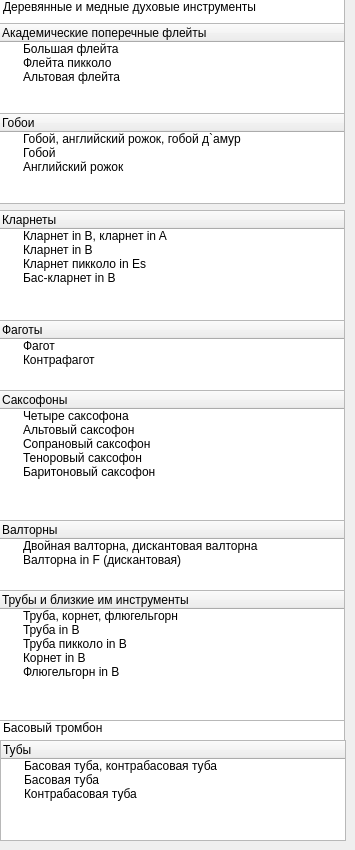
      <widget class="QWidget" name="tab_2">
       <attribute name="title">
        <string>Духовые</string>
       </attribute>
       <widget class="QListWidget" name="listWidget_7">
        <property name="geometry">
         <rect>
          <x>-1</x>
          <y>-1</y>
          <width>346</width>
          <height>25</height>
         </rect>
        </property>
        <item>
         <property name="text">
          <string>Деревянные и медные духовые инструменты</string>
         </property>
        </item>
       </widget>
       <widget class="QTreeWidget" name="treeWidget_4">
        <property name="geometry">
         <rect>
          <x>-1</x>
          <y>23</y>
          <width>346</width>
          <height>91</height>
         </rect>
        </property>
        <column>
         <property name="text">
          <string>Академические поперечные флейты</string>
         </property>
        </column>
        <item>
         <property name="text">
          <string>Большая флейта</string>
         </property>
        </item>
        <item>
         <property name="text">
          <string>Флейта пикколо</string>
         </property>
        </item>
        <item>
         <property name="text">
          <string>Альтовая флейта</string>
         </property>
        </item>
       </widget>
       <widget class="QTreeWidget" name="treeWidget_5">
        <property name="geometry">
         <rect>
          <x>-1</x>
          <y>113</y>
          <width>346</width>
          <height>91</height>
         </rect>
        </property>
        <column>
         <property name="text">
          <string>Гобои</string>
         </property>
        </column>
        <item>
         <property name="text">
          <string>Гобой, английский рожок, гобой д`амур</string>
         </property>
        </item>
        <item>
         <property name="text">
          <string>Гобой</string>
         </property>
        </item>
        <item>
         <property name="text">
          <string>Английский рожок</string>
         </property>
        </item>
       </widget>
       <widget class="QTreeWidget" name="treeWidget_7">
        <property name="geometry">
         <rect>
          <x>-1</x>
          <y>210</y>
          <width>346</width>
          <height>111</height>
         </rect>
        </property>
        <column>
         <property name="text">
          <string>Кларнеты</string>
         </property>
        </column>
        <item>
         <property name="text">
          <string>Кларнет in B, кларнет in A</string>
         </property>
        </item>
        <item>
         <property name="text">
          <string>Кларнет in B</string>
         </property>
        </item>
        <item>
         <property name="text">
          <string>Кларнет пикколо in Es</string>
         </property>
        </item>
        <item>
         <property name="text">
          <string>Бас-кларнет in B</string>
         </property>
        </item>
       </widget>
       <widget class="QTreeWidget" name="treeWidget_8">
        <property name="geometry">
         <rect>
          <x>-1</x>
          <y>320</y>
          <width>346</width>
          <height>71</height>
         </rect>
        </property>
        <column>
         <property name="text">
          <string>Фаготы</string>
         </property>
        </column>
        <item>
         <property name="text">
          <string>Фагот</string>
         </property>
        </item>
        <item>
         <property name="text">
          <string>Контрафагот</string>
         </property>
        </item>
       </widget>
       <widget class="QTreeWidget" name="treeWidget_9">
        <property name="geometry">
         <rect>
          <x>-1</x>
          <y>390</y>
          <width>346</width>
          <height>134</height>
         </rect>
        </property>
        <column>
         <property name="text">
          <string>Саксофоны</string>
         </property>
        </column>
        <item>
         <property name="text">
          <string>Четыре саксофона</string>
         </property>
        </item>
        <item>
         <property name="text">
          <string>Альтовый саксофон</string>
         </property>
        </item>
        <item>
         <property name="text">
          <string>Сопрановый саксофон</string>
         </property>
        </item>
        <item>
         <property name="text">
          <string>Теноровый саксофон</string>
         </property>
        </item>
        <item>
         <property name="text">
          <string>Баритоновый саксофон</string>
         </property>
        </item>
       </widget>
       <widget class="QTreeWidget" name="treeWidget_10">
        <property name="geometry">
         <rect>
          <x>-1</x>
          <y>520</y>
          <width>346</width>
          <height>71</height>
         </rect>
        </property>
        <column>
         <property name="text">
          <string>Валторны</string>
         </property>
        </column>
        <item>
         <property name="text">
          <string>Двойная валторна, дискантовая валторна</string>
         </property>
        </item>
        <item>
         <property name="text">
          <string>Валторна in F (дискантовая)</string>
         </property>
        </item>
       </widget>
       <widget class="QTreeWidget" name="treeWidget_11">
        <property name="geometry">
         <rect>
          <x>-1</x>
          <y>590</y>
          <width>346</width>
          <height>132</height>
         </rect>
        </property>
        <column>
         <property name="text">
          <string>Трубы и близкие им инструменты</string>
         </property>
        </column>
        <item>
         <property name="text">
          <string>Труба, корнет, флюгельгорн</string>
         </property>
        </item>
        <item>
         <property name="text">
          <string>Труба in B</string>
         </property>
        </item>
        <item>
         <property name="text">
          <string>Труба пикколо in B</string>
         </property>
        </item>
        <item>
         <property name="text">
          <string>Корнет in B</string>
         </property>
        </item>
        <item>
         <property name="text">
          <string>Флюгельгорн in B</string>
         </property>
        </item>
       </widget>
       <widget class="QListWidget" name="listWidget_8">
        <property name="geometry">
         <rect>
          <x>-1</x>
          <y>720</y>
          <width>346</width>
          <height>22</height>
         </rect>
        </property>
        <item>
         <property name="text">
          <string>Басовый тромбон</string>
         </property>
        </item>
       </widget>
       <widget class="QTreeWidget" name="treeWidget_12">
        <property name="geometry">
         <rect>
          <x>0</x>
          <y>740</y>
          <width>346</width>
          <height>101</height>
         </rect>
        </property>
        <column>
         <property name="text">
          <string>Тубы</string>
         </property>
        </column>
        <item>
         <property name="text">
          <string>Басовая туба, контрабасовая туба</string>
         </property>
        </item>
        <item>
         <property name="text">
          <string>Басовая туба</string>
         </property>
        </item>
        <item>
         <property name="text">
          <string>Контрабасовая туба</string>
         </property>
        </item>
       </widget>
      </widget>
